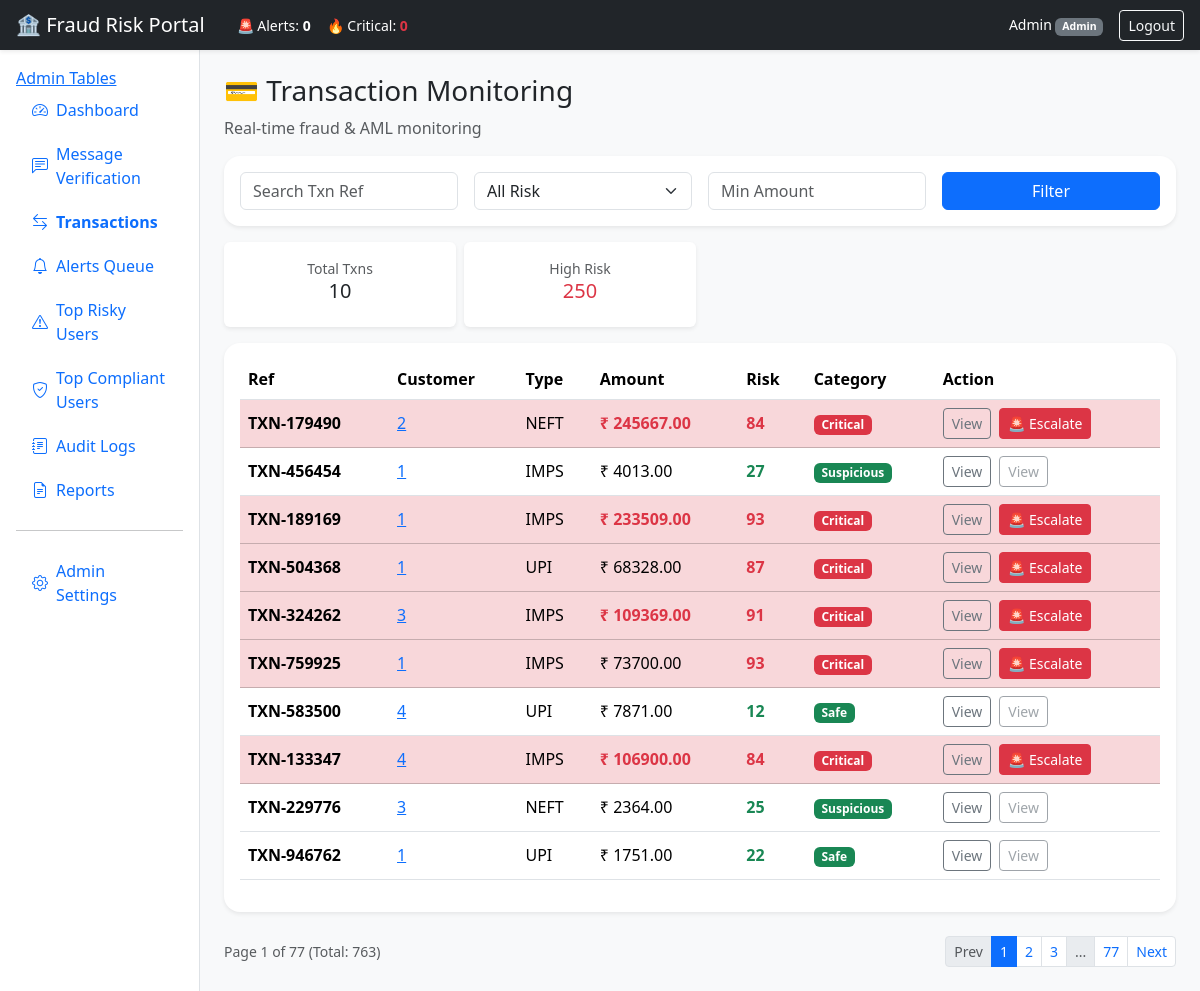
The app's page /transactions (signed in) with its own data.
### app/models.py (models this page shows, shortened)
class User(db.Model, UserMixin):
    id = db.Column(db.Integer, primary_key=True)
    username = db.Column(db.String(80), unique=True, nullable=False)
    full_name = db.Column(db.String(120), nullable=False)
    role = db.Column(db.String(40), nullable=False, default=ROLE_BANKER)
    password_hash = db.Column(db.String(255), nullable=False)
    active = db.Column(db.Boolean, default=True)

class Transaction(db.Model):
    id = db.Column(db.Integer, primary_key=True)
    customer_id = db.Column(db.Integer, db.ForeignKey("customer.id"), nullable=True)
    txn_ref = db.Column(db.String(30), unique=True, nullable=False)
    txn_type = db.Column(db.String(40), nullable=False)
    amount = db.Column(db.Float, nullable=False)
    beneficiary = db.Column(db.String(120), nullable=True)
    beneficiary_risk = db.Column(db.Integer, default=0)
    hour_of_day = db.Column(db.Integer, default=12)
    geo_mismatch = db.Column(db.Integer, default=0)
    scam_message_minutes = db.Column(db.Integer, default=9999)
    repeated_small_txn = db.Column(db.Integer, default=0)
    international_flag = db.Column(db.Integer, default=0)
    cash_withdrawal = db.Column(db.Integer, default=0)
    created_at = db.Column(db.DateTime, default=datetime.utcnow)

class TransactionPrediction(db.Model):
    id = db.Column(db.Integer, primary_key=True)
    transaction_id = db.Column(db.Integer, db.ForeignKey("transaction.id"), nullable=False)
    fraud_probability = db.Column(db.Float, nullable=False)
    risk_score = db.Column(db.Integer, nullable=False)
    risk_category = db.Column(db.String(30), nullable=False)
    reasons_json = db.Column(db.Text, nullable=False)
    anomaly_score = db.Column(db.Float, default=0.0)
    model_probability = db.Column(db.Float, default=0.0)

### app/routes/main.py (the view)
@main_bp.route("/transactions")
@login_required
def transaction_monitor():
    page = request.args.get('page', 1, type=int)
    search = request.args.get("search", "").strip()
    risk_filter = request.args.get("risk", "").strip()
    min_amount = request.args.get("min_amount", "").strip()
    query = db.session.query(Transaction, TransactionPrediction).outerjoin(
        TransactionPrediction, Transaction.id == TransactionPrediction.transaction_id
    )
    if search:
        query = query.filter(Transaction.txn_ref.ilike(f"%{search}%"))
    if min_amount:
        try:
            query = query.filter(Transaction.amount >= float(min_amount))
        except ValueError:
            pass
    if risk_filter and risk_filter != "All Risk":
        query = query.filter(TransactionPrediction.risk_category == risk_filter)
    pagination = query.order_by(Transaction.created_at.desc()).paginate(
        page=page, per_page=10, error_out=False
    )
    current_txns = [item[0] for item in pagination.items]
    current_preds = {item[0].id: item[1] for item in pagination.items if item[1]}
    high_risk_count = TransactionPrediction.query.filter(
        TransactionPrediction.risk_category.in_(["High", "Critical"])
    ).count()
    return render_template(
        "transaction_monitor.html",
        txns=current_txns,
        preds=current_preds,
        pagination=pagination,
        high_risk_count=high_risk_count,
        search=search,
        risk=risk_filter,
        min_amount=min_amount
    )

### app/models.py (called while the page is built)
@login_manager.user_loader
def load_user(user_id):
    return db.session.get(User, int(user_id))

### app/routes/main.py (called while the page is built)
@main_bp.app_context_processor
def inject_stats():
    stats = {
        "total": MessagePrediction.query.count(),
        "fraud": MessagePrediction.query.filter(MessagePrediction.risk_score >= 50).count(),
        "legit": MessagePrediction.query.filter(MessagePrediction.risk_score < 50).count(),
    }
    return dict(stats=stats)

### templates/transaction_monitor.html (shortened to what this page needs)
{% extends "base.html" %}
{% block content %}
<h3 class="mb-2">💳 Transaction Monitoring</h3>
<p class="text-muted">Real-time fraud & AML monitoring</p>
<form method="get" action="{{ url_for('main.transaction_monitor') }}">
  <div class="card shadow-sm rounded-4 mb-3">
    <div class="card-body">
      <div class="row g-3 align-items-center">
        <div class="col-md-3">
          <input
            type="text"
            name="search"
            class="form-control"
            placeholder="Search Txn Ref"
            value="{{ request.args.get('search', '') }}"
          >
        </div>
        <div class="col-md-3">
          <select class="form-select" name="risk">
            <option value="">All Risk</option>
          </select>
        </div>
        <div class="col-md-3">
          <input
            type="number"
            name="min_amount"
            class="form-control"
            placeholder="Min Amount"
            value="{{ request.args.get('min_amount', '') }}"
          >
        </div>
        <div class="col-md-3">
          <button type="submit" class="btn btn-primary w-100">Filter</button>
        </div>
      </div>
    </div>
  </div>
</form>
<div class="row g-2 mb-3">
  <div class="col-md-3">
    <div class="card text-center shadow-sm">
      <div class="card-body">
        <div class="small text-muted">Total Txns</div>
        <div class="h5">{{ txns|length }}</div>
      </div>
    </div>
  </div>
  <div class="col-md-3">
    <div class="card text-center shadow-sm">
      <div class="card-body">
        <div class="small text-muted">High Risk</div>
        <div class="h5 text-danger">{{ high_risk_count }}</div>
      </div>
    </div>
  </div>
</div>
<div class="card shadow-sm rounded-4">
  <div class="card-body">
    <div class="table-responsive">
      <table class="table align-middle">
        <thead>
          <tr>
            <th>Ref</th>
            <th>Customer</th>
            <th>Type</th>
            <th>Amount</th>
            <th>Risk</th>
            <th>Category</th>
            <th>Action</th>
          </tr>
        </thead>
        <tbody>
        {% for t in txns %}
          {% set p = preds.get(t.id) %}
          <tr class="{% if p and p.risk_category == 'Critical' %}table-danger{% endif %}">
            <td class="fw-bold">{{ t.txn_ref }}</td>
            <td>
              {% if t.customer_id %}
                <a href="{{ url_for('main.customer_profile', customer_id=t.customer_id) }}">
                  {{ t.customer_id }}
                </a>
              {% else %}
                -
              {% endif %}
            </td>
            <td>{{ t.txn_type }}</td>
            <td>
              <span class="{% if t.amount > 100000 %}text-danger fw-bold{% endif %}">
                ₹ {{ "%.2f"|format(t.amount) }}
              </span>
            </td>
            <td>
              {% if p %}
                <span class="fw-bold
                  {% if p.risk_score > 80 %}text-danger
                  {% elif p.risk_score > 50 %}text-warning
                  {% else %}text-success{% endif %}">
                  {{ p.risk_score }}
                </span>
              {% else %}
                -
              {% endif %}
            </td>
            <td>
              {% if p %}
                <span class="badge
                  {% if p.risk_category == 'Critical' %}bg-danger
                  {% elif p.risk_category in ['High Risk', 'High'] %}bg-warning
                  {% else %}bg-success{% endif %}">
                  {{ p.risk_category }}
                </span>
              {% else %}
                -
              {% endif %}
            </td>
            <td>
              <div class="d-flex gap-2 flex-wrap">
                <a class="btn btn-sm btn-outline-secondary" href="{{ url_for('main.transaction_view', txn_id=t.id) }}">
                  View
                </a>
                {% if p and p.risk_category in ['High', 'High Risk', 'Critical'] %}
                  <form method="post" action="{{ url_for('main.create_alert_from_transaction', transaction_id=t.id) }}">
                    <button type="submit" class="btn btn-sm btn-danger">🚨 Escalate</button>
                  </form>
                {% else %}
                  <button type="button" class="btn btn-sm btn-outline-secondary" disabled>View</button>
                {% endif %}
              </div>
            </td>
          </tr>
        {% endfor %}
        </tbody>
      </table>
    </div>
  </div>
</div>
{% import "_macros.html" as macros %}
{{ macros.render_pagination(pagination, 'main.transaction_monitor',
    search=search,
    risk=risk,
    min_amount=min_amount) }}
{% endblock %}

### templates/base.html (shortened to what this page needs)
<!doctype html>
<html lang="en">
<head>
  <link href="https://cdn.jsdelivr.net/npm/bootstrap@5.3.3/dist/css/bootstrap.min.css" rel="stylesheet">
  <link href="https://cdn.jsdelivr.net/npm/bootstrap-icons@1.11.3/font/bootstrap-icons.css" rel="stylesheet">
  <link rel="stylesheet" href="{{ url_for('static', filename='css/style.css') }}">
</head>
<body class="bg-light">
<nav class="navbar navbar-dark bg-dark shadow-sm px-3">
  <div class="d-flex align-items-center gap-3">
    <span class="navbar-brand mb-0 h5">🏦 Fraud Risk Portal</span>
    <div class="d-none d-md-flex gap-3 text-white small">
      <span>🚨 Alerts: <b>{{ stats.open_alerts or 0 }}</b></span>
      <span>🔥 Critical: <b class="text-danger">{{ stats.critical_alerts or 0 }}</b></span>
    </div>
  </div>
  <div class="d-flex align-items-center gap-3 text-white">
    {% if current_user.is_authenticated %}
      <span class="small">
        {{ current_user.full_name }}
        <span class="badge bg-secondary">{{ current_user.role }}</span>
      </span>
      <a class="btn btn-outline-light btn-sm" href="{{ url_for('auth.logout') }}">Logout</a>
    {% endif %}
  </div>
</nav>
<div class="container-fluid">
  <div class="row">
    <aside class="col-lg-2 bg-white border-end min-vh-100 p-3">
    <a href="{{ url_for('admin.list_tables') }}">Admin Tables</a>
      <div class="nav flex-column gap-1">
        {% macro nav_item(endpoint, icon, label) %}
          <a class="nav-link d-flex align-items-center gap-2
            {% if request.endpoint == endpoint %}active fw-bold text-primary{% endif %}"
            href="{{ url_for(endpoint) }}">
            <i class="bi {{ icon }}"></i> {{ label }}
          </a>
        {% endmacro %}
        {{ nav_item('main.dashboard', 'bi-speedometer2', 'Dashboard') }}
        {{ nav_item('main.message_verify', 'bi-chat-left-text', 'Message Verification') }}
        {{ nav_item('main.transaction_monitor', 'bi-arrow-left-right', 'Transactions') }}
        {{ nav_item('main.alerts_queue', 'bi-bell', 'Alerts Queue') }}
        {{ nav_item('main.top_risky', 'bi-exclamation-triangle', 'Top Risky Users') }}
        {{ nav_item('main.top_compliant', 'bi-shield-check', 'Top Compliant Users') }}
        {{ nav_item('main.audit_logs', 'bi-journal-text', 'Audit Logs') }}
        {{ nav_item('main.reports_page', 'bi-file-earmark-text', 'Reports') }}
        {% if current_user.role == "Admin" %}
          <hr>
          {{ nav_item('main.admin_settings', 'bi-gear', 'Admin Settings') }}
        {% endif %}
      </div>
    </aside>
    <main class="col-lg-10 p-4">
      {% block content %}{% endblock %}
    </main>
  </div>
</div>
</body>
</html>

### static/css/style.css (style rules this page uses)
:root { --navy: #0b1f3a; --accent: #1d4ed8; --soft: #f4f7fb; }
.card { border: 0; }
.table td, .table th { vertical-align: middle; }

### records on screen
User: full_name "Admin", role "Admin"
Transaction: txn_ref "TXN-179490", customer_id "2", txn_type "NEFT", amount "245667.00"
TransactionPrediction: risk_score "84", risk_category "Critical"
Transaction: txn_ref "TXN-456454", customer_id "1", txn_type "IMPS", amount "4013.00", shows "View"
TransactionPrediction: risk_score "27", risk_category "Suspicious"
Transaction: txn_ref "TXN-189169", customer_id "1", txn_type "IMPS", amount "233509.00"
TransactionPrediction: risk_score "93", risk_category "Critical"
Transaction: txn_ref "TXN-504368", customer_id "1", txn_type "UPI", amount "68328.00"
TransactionPrediction: risk_score "87", risk_category "Critical"
Transaction: txn_ref "TXN-324262", customer_id "3", txn_type "IMPS", amount "109369.00"
TransactionPrediction: risk_score "91", risk_category "Critical"
Transaction: txn_ref "TXN-759925", customer_id "1", txn_type "IMPS", amount "73700.00"
TransactionPrediction: risk_score "93", risk_category "Critical"
Transaction: txn_ref "TXN-583500", customer_id "4", txn_type "UPI", amount "7871.00", shows "View"
TransactionPrediction: risk_score "12", risk_category "Safe"
Transaction: txn_ref "TXN-133347", customer_id "4", txn_type "IMPS", amount "106900.00"
TransactionPrediction: risk_score "84", risk_category "Critical"
Transaction: txn_ref "TXN-229776", customer_id "3", txn_type "NEFT", amount "2364.00", shows "View"
TransactionPrediction: risk_score "25", risk_category "Suspicious"
Transaction: txn_ref "TXN-946762", customer_id "1", txn_type "UPI", amount "1751.00", shows "View"
TransactionPrediction: risk_score "22", risk_category "Safe"

### other values on screen
{{ stats.open_alerts or 0 }} "0"
{{ stats.critical_alerts or 0 }} "0"
{{ label }} "Dashboard Message Verification Transactions Alerts Queue Top Risky Users Top Compliant Users Audit Logs Reports Admin Settings"
{{ txns|length }} "10"
{{ high_risk_count }} "250"
{{ pagination.page }} "1"
{{ pagination.pages }} "77"
{{ pagination.total }} "763"
{{ page_num }} "1" "2" "3" "77"
